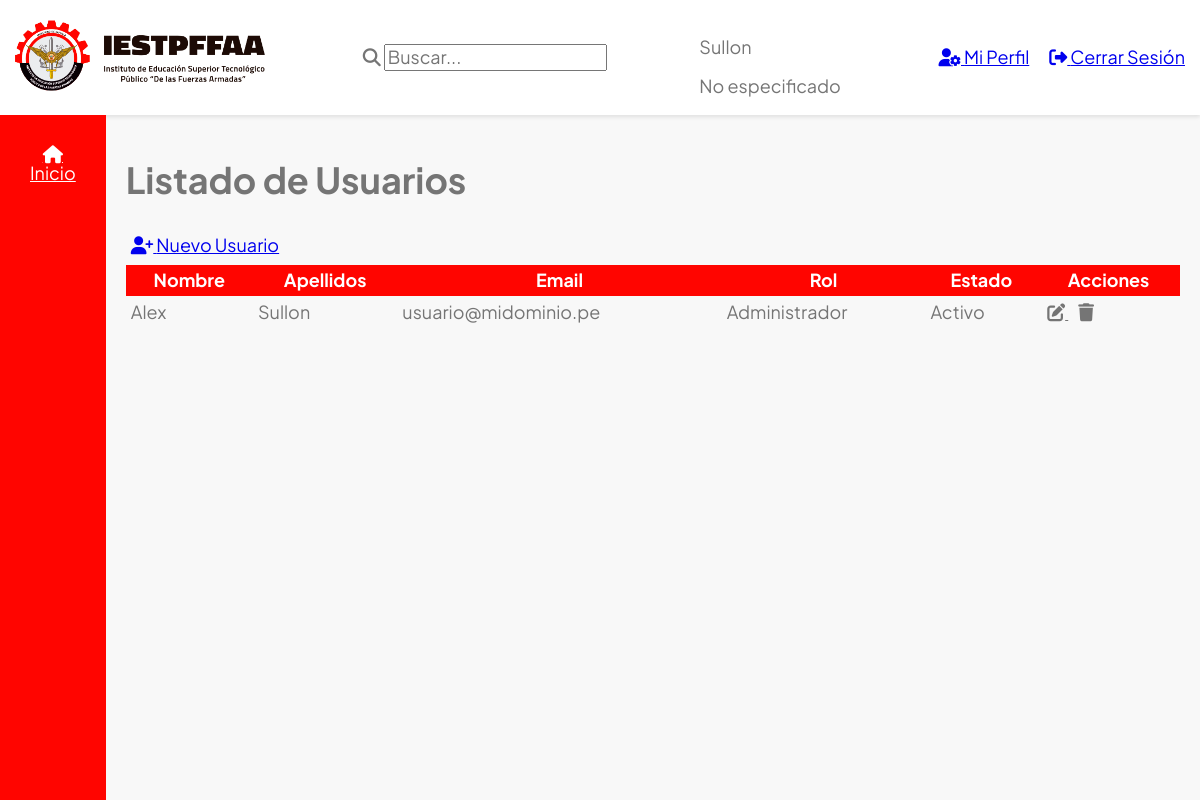
Page /usuarios/index.php (signed in) on the committed database.
### tables this page shows
CREATE TABLE `usuarios` (
  `id` int(11) NOT NULL,
  `nombre` varchar(50) NOT NULL,
  `apellidos` varchar(50) NOT NULL,
  `email` varchar(80) NOT NULL,
  `password` varchar(60) NOT NULL,
  `rolId` int(11) NOT NULL,
  `estado` char(1) NOT NULL DEFAULT 'A' COMMENT 'A: Activo\r\nI: Inactivo'
);

CREATE TABLE `roles` (
  `id` int(11) NOT NULL,
  `nombre` varchar(20) NOT NULL,
  `codigo` varchar(5) NOT NULL
);

### usuarios/index.php (the view, shortened to what this page needs)
<?php
    require_once '../includes/data.php';
    $query = "SELECT u.*, r.nombre as rol
              FROM usuarios u
              INNER JOIN roles r ON u.rolId = r.id
              WHERE u.estado = 'A'";
    $resultado = mysqli_query($db, $query);
    $listadoUsuarios = [];
    while($fila = $resultado->fetch_assoc()){
        $listadoUsuarios[] = $fila;
    }
?>
<?php include_once '../templates/_header.php'; ?>
<h1>Listado de Usuarios</h1>
<a href="crear_usuario.php">
    <i class="fa-solid fa-user-plus"></i>
    Nuevo Usuario
</a>
<table class="tabla">
    <thead>
        <tr>
            <th>Nombre</th>
            <th>Apellidos</th>
            <th>Email</th>
            <th>Rol</th>
            <th>Estado</th>
            <th>Acciones</th>
        </tr>
    </thead>
    <tbody>
        <?php foreach($listadoUsuarios as $usuario): ?>
            <tr>
                <td><?php echo $usuario['nombre'] ?></td>
                <td><?php echo $usuario['apellidos'] ?></td>
                <td><?php echo $usuario['email'] ?></td>
                <td><?php echo $usuario['rol'] ?></td>
                <td><?php echo $usuario['estado'] === 'A' ? 'Activo' : 'Inactivo' ?></td>
                <td>
                    <a class="acciones" href="editar.php?id=<?php echo $usuario['id'] ?>">
                        <i class="fa-solid fa-pen-to-square"></i>
                    </a>
                    <a class="acciones" href="eliminar.php?id=<?php echo $usuario['id'] ?>"
                       onclick="return confirm('¿Está seguro de eliminar este usuario?')">
                        <i class="fa-solid fa-trash"></i>
                    </a>
                </td>
            </tr>
        <?php endforeach; ?>
    </tbody>
</table>
<?php include_once '../templates/_footer.php'; ?>

### assets/css/style.css (style rules this page uses)
:root { --primario: #FF0500; --blanco: #FFF; --gris: #F8F8F8; --colorFuente: #757575; --fuentePrimaria: "Plus Jakarta Sans", sans-serif; }
html { font-size: 62.5%; }
body { font-family: var(--fuentePrimaria); font-size: 1.8rem; color: var(--colorFuente); }
a { padding: 1rem .5rem; display: block; }
.dashboard { height: 100vh; display: flex; flex-direction: column; background-color: var(--gris) }
.tabla { width: 100%; border-collapse: collapse; }
.tabla thead { background-color: var(--primario); color: var(--blanco) ; }
.tabla th, .tabla td { padding: 0.5rem; }
.tabla tr { border-bottom: .1rem solid var(--gris); }
.tabla .acciones { display: inline; color: var(--colorFuente); }

### rows in the picture
usuarios: nombre "Alex", apellidos "Sullon", email "usuario@midominio.pe", rolId.nombre "Administrador", estado "Activo"

### other values in the picture
$_SESSION['nombreUsuario'] "Sullon"
$_SESSION['rol'] "No especificado"
